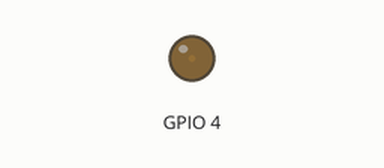
This sketch was run on a simulated ESP32. Shown: output pins drawn as LEDs (lit = HIGH).

Above: at 0.05 s.
At 2.3 s:
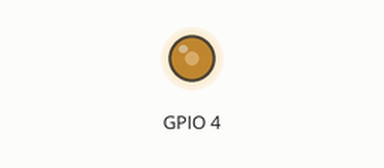
At 4.6 s:
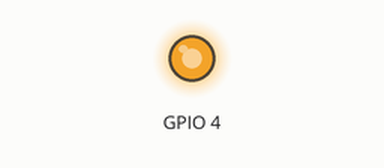
At 9.2 s:
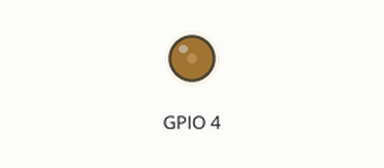
Timing chart, 0 to 13.3 s (numbered marks = the images above):
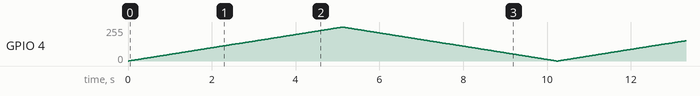

The sketch:

test_pwm.ino
```cpp
#include <Arduino.h>

#define LED 4

const int freq = 5000;
const int resolution = 8;
const int channel = 0;

void setup() {
  // Sử dụng ledcAttach để thiết lập kênh LEDC
  ledcAttachChannel(LED, freq, resolution, channel);
}

void loop() {
  // Tăng dần độ sáng của LED
  for(int i = 0; i <= 255; i++){
    ledcWriteChannel(channel, i);
    delay(20);
  }

  // Giảm dần độ sáng của LED
  for(int i = 255; i >= 0; i--){
    ledcWriteChannel(channel, i);
    delay(20);
  }
}
```
